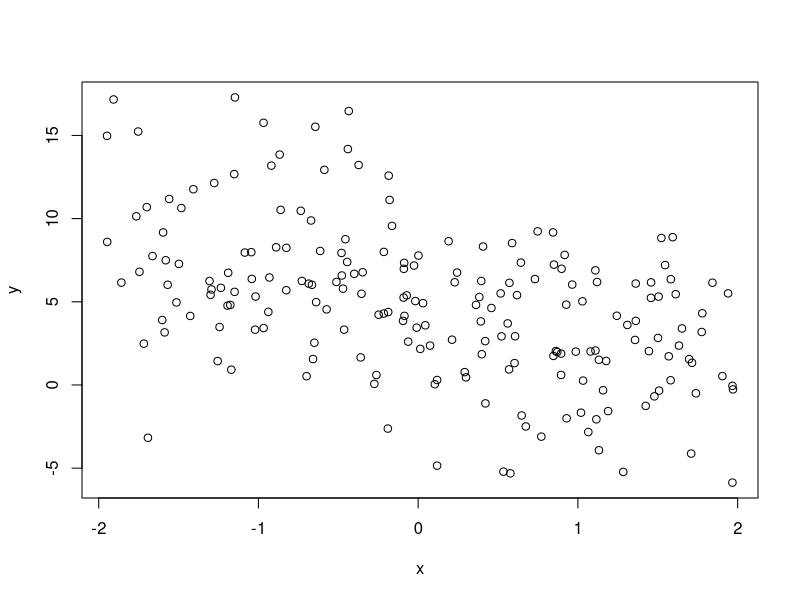
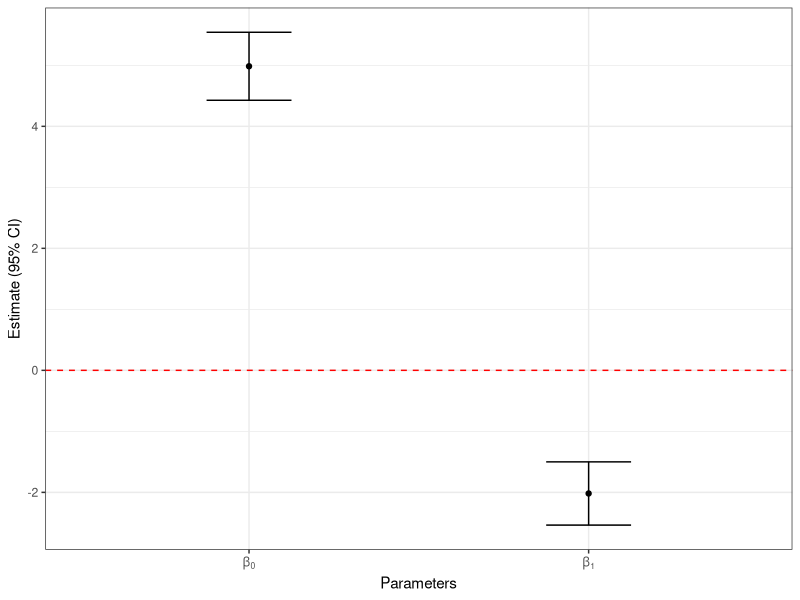
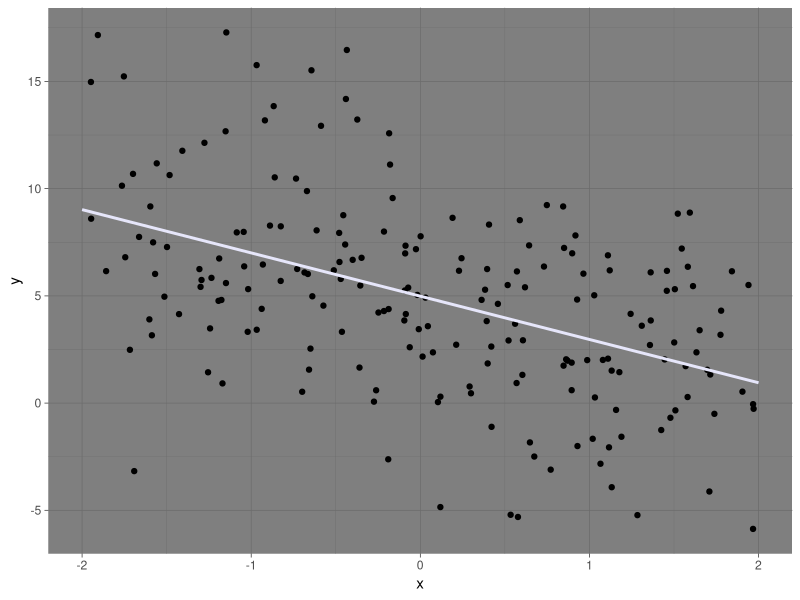
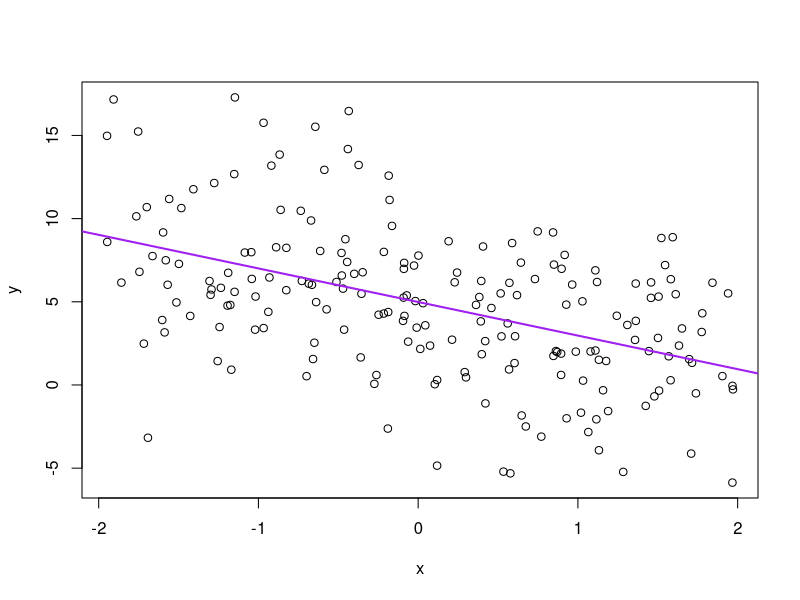
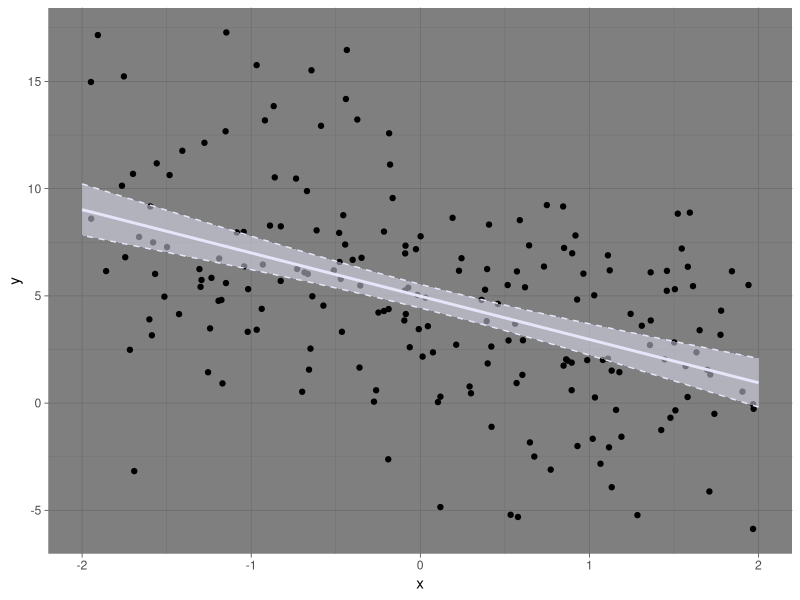

Reproduce these figures in R, in order.
# Visualizing statistical models

# Load packages ----
library(ggplot2)
library(dplyr)

# Simulating a linear regression ----
# AKA, linear model

# Make-up our parameters
b0 <- 5
b1 <- -2
sigma <- 4

# Make-up some values of a covariate
set.seed(1)
x <- runif(n = 200, -2, 2)

# Our residuals
epsilon <- rnorm(n = length(x), mean = 0, sd = sigma)

# Calculate our response variable
y <- b0 + b1*x + epsilon

# Plot
plot(x, y)

# Put x and y in a data.frame
my_data <- data.frame(x = x, y = y)

# Analyze our data ----
m <- lm(y ~ x)
summary(m)

# Confidence intervals for the parameters
confint(m)

# Visualize our results ----
# Construct a data.frame for our plot
# Include:
#   - Point estimate (MLE)
#   - Uncertainty (95% confidence interval)
#   - A line at 0 to compare the uncertainty
#   - The truth (which we don't know if we didn't simulate)

# Point estimates:
coef(m)
# Confidence interval
confint(m)

betas <- data.frame(est = coef(m)) %>% 
  cbind(confint(m)) %>% 
  mutate(truth = c(b0, b1),
         params = c("b0", "b1"))

ggplot() +
  geom_errorbar(aes(x = params, ymin = `2.5 %`, ymax = `97.5 %`),
                data = betas, width = 0.25) +
  geom_point(aes(x = params, y = est),
             data = betas) +
  geom_hline(yintercept = 0, color = "red", linetype = "dashed") +
  ylab("Estimate (95% CI)") +
  scale_x_discrete(name = "Parameters", 
                   breaks = c("b0", "b1"),
                   labels = expression(beta[0],
                                       beta[1])) +
  theme_bw()

# Model predictions
# For any x, I can calculate the "expected value" of the response

# What if x = 0.75?
coef(m)[[1]] + coef(m)[[2]] * 0.75

# The function in R that does this for us is called "predict()"
?predict
?predict.lm

# If we just do predict() on the model
predict(m)
# We get the prediction for all the data points that
# went into the model.

# You could calculate residuals like this:
y - predict(m)

# Alternatively, there's a function for that:
resid(m)

# But what we probably want here is to predict over "new" data.
# Make a data.frame of new values
pred_df <- data.frame(x = seq(-2, 2, length.out = 100))

# Make the prediction
pred_df$pred <- predict(m, newdata = pred_df)
head(pred_df)

# Draw a line
p <- ggplot() +
  geom_point(aes(x = x, y = y),
             data = my_data) +
  # Draw the line
  geom_line(aes(x = x, y = pred), 
            data = pred_df, color = "lavender",
            linewidth = 1) +
  theme_dark()

p

# Base R plot of this line
plot(x, y)
abline(m, col = "purple", lwd = 2)

# Add the confidence interval
# Make our prediction with the associated standard error
my_pred <- predict(m, newdata = pred_df, se.fit = TRUE)

# Add the standard errors to my data.frame
head(pred_df)
pred_df$se <- my_pred$se.fit

# Confidence interval is:
#   - the mean prediction
#   - plus or minus the critical value times the standard error

pred_df <- pred_df %>% 
  mutate(lwr = pred + qnorm(0.025) * se,
         upr = pred + qnorm(0.975) * se)

p +
  geom_ribbon(aes(x = x, ymin = lwr, ymax = upr),
              data = pred_df, fill = "lavender", color = "lavender",
              linetype = "dashed", alpha = 0.5)
